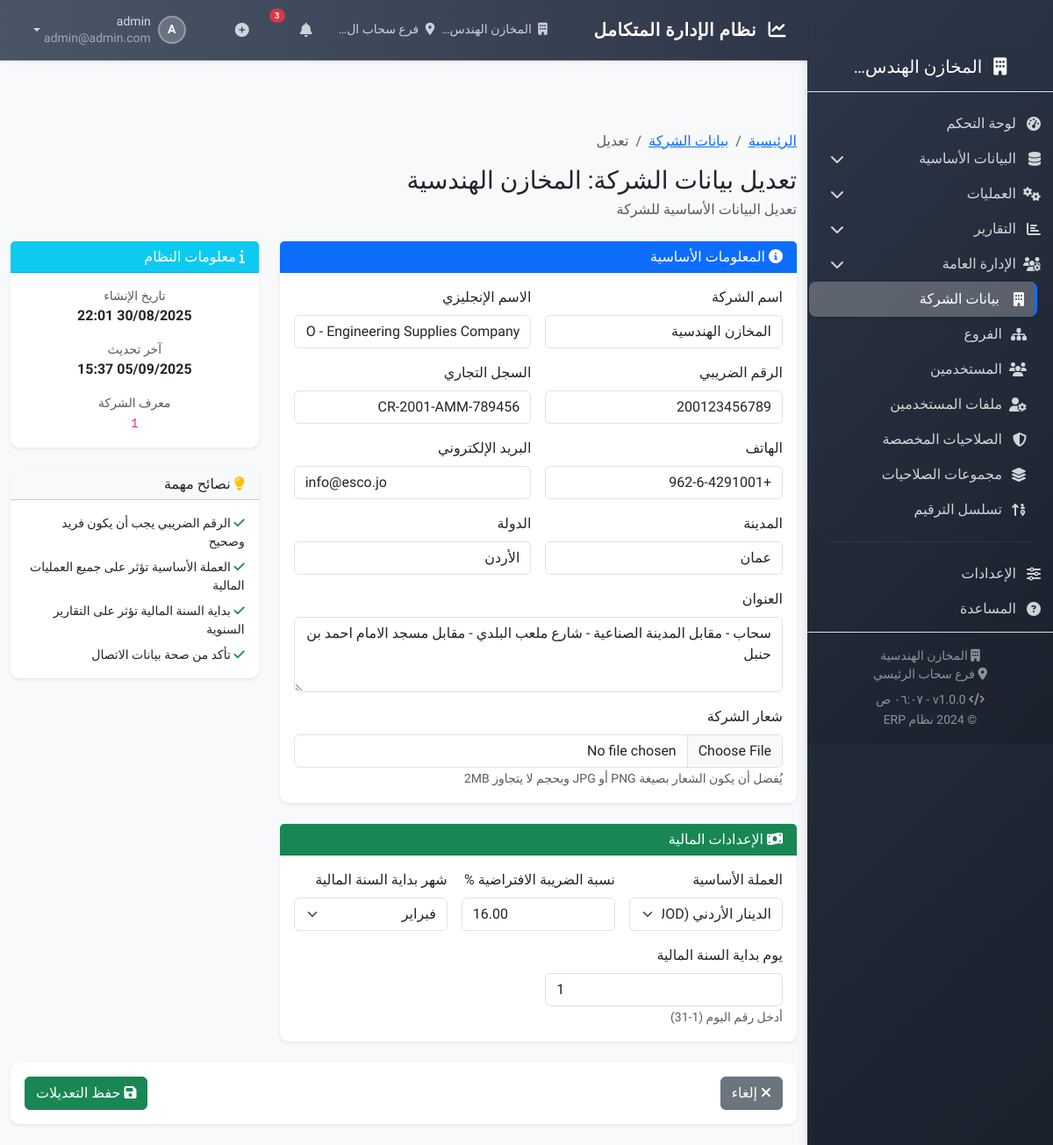
The page /company/update/ (signed in) on the database as committed earlier.
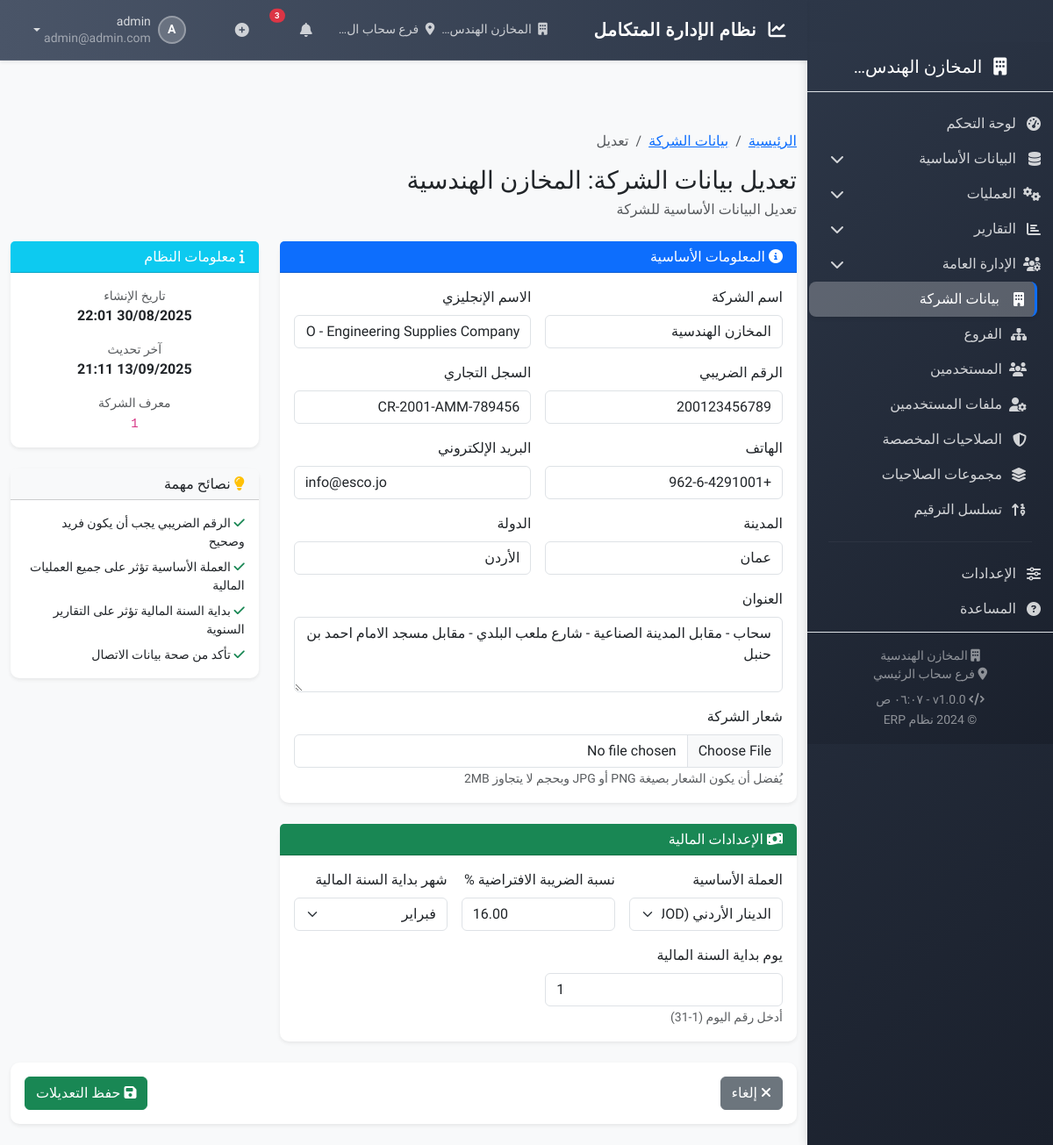
The same page on the database as committed later.
### apps/core/models.py (models this page shows, shortened)
class Company(models.Model):
    name = models.CharField(_('اسم الشركة'), max_length=200)
    name_en = models.CharField(_('الاسم بالإنجليزية'), max_length=200)
    tax_number = models.CharField(_('الرقم الضريبي'), max_length=50, unique=True)
    commercial_register = models.CharField(_('السجل التجاري'), max_length=50, blank=True)
    phone = models.CharField(_('الهاتف'), max_length=20)
    email = models.EmailField(_('البريد الإلكتروني'))
    address = models.TextField(_('العنوان'))
    city = models.CharField(_('المدينة'), max_length=50)
    country = models.CharField(_('الدولة'), max_length=50, default='الأردن')
    logo = models.ImageField(_('الشعار'), upload_to='company_logos/', blank=True)
    fiscal_year_start_month = models.IntegerField(_('شهر بداية السنة المالية'), default=1,
                                                  validators=[MinValueValidator(1), MaxValueValidator(12)])
    fiscal_year_start_day = models.IntegerField(_('يوم بداية السنة المالية'), default=1,
                                                validators=[MinValueValidator(1), MaxValueValidator(31)])
    base_currency = models.ForeignKey(Currency, on_delete=models.PROTECT, verbose_name=_('العملة الأساسية'),
                                      related_name='companies')
    default_tax_rate = models.DecimalField(_('نسبة الضريبة الافتراضية %'), max_digits=5, decimal_places=2, default=16.0)
    is_active = models.BooleanField(_('نشطة'), default=True)
    created_at = models.DateTimeField(auto_now_add=True)
    updated_at = models.DateTimeField(auto_now=True)
    class Meta:
        verbose_name = _('شركة')
        verbose_name_plural = _('الشركات')

### apps/core/views/company_views.py (the view, shortened to what this page needs)
# urls.py: path('company/update/', views.CompanyUpdateView.as_view(), name='company_update'),
class CompanyUpdateView(LoginRequiredMixin, PermissionRequiredMixin, AuditLogMixin, UpdateView):
    model = Company
    form_class = CompanyForm
    template_name = 'core/company/company_form.html'
    permission_required = 'core.change_company'
    success_url = reverse_lazy('core:company_detail')
    def get_object(self):
        if hasattr(self.request, 'current_company') and self.request.current_company:
            return self.request.current_company
        elif hasattr(self.request.user, 'company') and self.request.user.company:
            return self.request.user.company
        else:
            return get_object_or_404(Company, is_active=True)
    def get_form_kwargs(self):
        kwargs = super().get_form_kwargs()
        kwargs['request'] = self.request
        return kwargs
    def get_context_data(self, **kwargs):
        context = super().get_context_data(**kwargs)
        context.update({
            'title': _('تعديل بيانات الشركة: %(name)s') % {'name': self.object.name},
            'breadcrumbs': [
                {'title': _('الرئيسية'), 'url': reverse('core:dashboard')},
                {'title': _('بيانات الشركة'), 'url': reverse('core:company_detail')},
                {'title': _('تعديل'), 'url': ''}
            ],
            'submit_text': _('حفظ التعديلات'),
            'cancel_url': reverse('core:company_detail'),
            'is_update': True,
        })
        return context

### apps/core/context_processors.py (called while the page is built)
def system_settings(request):
    return {
        'SYSTEM_NAME': 'نظام ERP',
        'SYSTEM_VERSION': '1.0.0',
        'COMPANY_NAME': request.current_company.name if hasattr(request, 'current_company') and request.current_company else '',
        'BRANCH_NAME': request.current_branch.name if hasattr(request, 'current_branch') and request.current_branch else '',
        'CURRENCY': 'د.أ',  # الدينار الأردني
    }

### apps/core/models.py (called while the page is built, shortened)
    def __str__(self):
        return f"{self.name} ({self.code})"

    def can_access_branch(self, branch):
        if self.is_superuser:
            return True

### apps/core/templates/core/company/company_form.html (shortened to what the changed rows need)
{% extends 'base/base.html' %}
{% load i18n static widget_tweaks %}
{% block content %}
<div class="container-fluid py-4">
    <div class="d-flex justify-content-between align-items-center mb-4">
        <div>
            <h1 class="h3 mb-1">{{ title }}</h1>
        </div>
    </div>
    <form method="post" enctype="multipart/form-data" class="needs-validation" novalidate>
        <div class="row">
            <div class="col-lg-8">
                <div class="card shadow-sm mb-4">
                    <div class="card-body">
                        <div class="row g-3">
                            <div class="col-md-6">
                                <label class="form-label required">{% trans "اسم الشركة" %}</label>
                                {{ form.name|add_class:"form-control" }}
                            </div>
                            <div class="col-md-6">
                                <label class="form-label">{% trans "الاسم الإنجليزي" %}</label>
                                {{ form.name_en|add_class:"form-control" }}
                            </div>
                            <div class="col-md-6">
                                <label class="form-label required">{% trans "الرقم الضريبي" %}</label>
                                {{ form.tax_number|add_class:"form-control" }}
                            </div>
                            <div class="col-md-6">
                                <label class="form-label">{% trans "السجل التجاري" %}</label>
                                {{ form.commercial_register|add_class:"form-control" }}
                            </div>
                            <div class="col-md-6">
                                <label class="form-label required">{% trans "الهاتف" %}</label>
                                {{ form.phone|add_class:"form-control" }}
                            </div>
                            <div class="col-md-6">
                                <label class="form-label required">{% trans "البريد الإلكتروني" %}</label>
                                {{ form.email|add_class:"form-control" }}
                            </div>
                            <div class="col-md-6">
                                <label class="form-label">{% trans "المدينة" %}</label>
                                {{ form.city|add_class:"form-control" }}
                            </div>
                            <div class="col-md-6">
                                <label class="form-label">{% trans "الدولة" %}</label>
                                {{ form.country|add_class:"form-control" }}
                            </div>
                            <div class="col-12">
                                <label class="form-label">{% trans "العنوان" %}</label>
                                {{ form.address|add_class:"form-control" }}
                            </div>
                            <div class="col-12">
                                <label class="form-label">{% trans "شعار الشركة" %}</label>
                                {{ form.logo|add_class:"form-control" }}
                                <small class="form-text text-muted">
                                    {% trans "يُفضل أن يكون الشعار بصيغة PNG أو JPG وبحجم لا يتجاوز 2MB" %}
                                </small>
                            </div>
                        </div>
                    </div>
                </div>
                <div class="card shadow-sm mb-4">
                    <div class="card-body">
                        <div class="row g-3">
                            <div class="col-md-4">
                                <label class="form-label required">{% trans "العملة الأساسية" %}</label>
                                {{ form.base_currency|add_class:"form-select" }}
                            </div>
                            <div class="col-md-4">
                                <label class="form-label">{% trans "نسبة الضريبة الافتراضية %" %}</label>
                                {{ form.default_tax_rate|add_class:"form-control" }}
                            </div>
                            <div class="col-md-4">
                                <label class="form-label">{% trans "شهر بداية السنة المالية" %}</label>
                                {{ form.fiscal_year_start_month|add_class:"form-select" }}
                            </div>
                            <div class="col-md-6">
                                <label class="form-label">{% trans "يوم بداية السنة المالية" %}</label>
                                {{ form.fiscal_year_start_day|add_class:"form-control" }}
                                <small class="form-text text-muted">
                                    {% trans "أدخل رقم اليوم (1-31)" %}
                                </small>
                            </div>
                        </div>
                    </div>
                </div>
            </div>
            <div class="col-lg-4">
                <div class="card shadow-sm mb-4">
                    <div class="card-body">
                        <div class="row g-3">
                            <div class="col-12 text-center">
                                <small class="text-muted d-block">{% trans "تاريخ الإنشاء" %}</small>
                                <strong>{{ form.instance.created_at|date:"d/m/Y H:i" }}</strong>
                            </div>
                            <div class="col-12 text-center">
                                <small class="text-muted d-block">{% trans "آخر تحديث" %}</small>
                                <strong>{{ form.instance.updated_at|date:"d/m/Y H:i" }}</strong>
                            </div>
                            <div class="col-12 text-center">
                                <small class="text-muted d-block">{% trans "معرف الشركة" %}</small>
                                <code>{{ form.instance.id }}</code>
                            </div>
                        </div>
                    </div>
                </div>
            </div>
        </div>
    </form>
</div>
{% endblock %}

### templates/includes/sidebar.html (shortened to what the changed rows need)
{% load i18n static %}
<div class="sidebar-wrapper">
    <div class="sidebar-header p-3 text-center border-bottom">
        <h5 class="text-white mb-0">
            <i class="fas fa-building me-2"></i>
            {% if request.current_company %}
                {{ request.current_company.name|truncatechars:15 }}
            {% else %}
                {% trans "نظام الإدارة" %}
            {% endif %}
        </h5>
    </div>
    <div class="sidebar-footer p-3 mt-auto border-top">
        <div class="text-center text-white-50">
            {% if request.current_company %}
            <small class="d-block"><i class="fas fa-building"></i> {{ request.current_company.name|truncatechars:20 }}</small>
            {% endif %}
            {% if request.current_branch %}
            <small class="d-block"><i class="fas fa-map-marker-alt"></i> {{ request.current_branch.name|truncatechars:20 }}</small>
            {% endif %}
            <small class="d-block mt-2">
                <i class="fas fa-code"></i> v1.0.0 -
                <span id="currentTime"></span>
            </small>
            <small>&copy; 2024 {% trans "نظام ERP" %}</small>
        </div>
    </div>
</div>

### templates/includes/navbar.html (shortened to what this page needs)
{% load i18n %}
<nav class="navbar navbar-expand-lg navbar-custom shadow-sm">
    <div class="container-fluid px-4">
        <div class="d-flex align-items-center">
            <h5 class="navbar-brand mb-0 text-white">
                <i class="fas fa-chart-line me-2"></i>
                {% trans "نظام الإدارة المتكامل" %}
            </h5>
        </div>
        <div class="navbar-nav ms-auto d-flex flex-row align-items-center">
            {% if user.is_authenticated %}
                <div class="nav-item me-3">
                    <div class="d-flex align-items-center text-white-75">
                        {% if request.current_company %}
                            <small>
                                <i class="fas fa-building me-1"></i>
                                {{ request.current_company.name|truncatechars:15 }}
                            </small>
                        {% endif %}
                        {% if request.current_branch %}
                            <small class="ms-2">
                                <i class="fas fa-map-marker-alt me-1"></i>
                                {{ request.current_branch.name|truncatechars:12 }}
                            </small>
                        {% endif %}
                    </div>
                </div>
                <div class="nav-item dropdown me-3">
                    <a class="nav-link position-relative text-white-75 hover-white" href="#" role="button" data-bs-toggle="dropdown">
                        <i class="fas fa-bell"></i>
                        <span class="position-absolute top-0 start-100 translate-middle badge rounded-pill bg-danger">
                            3
                        </span>
                    </a>
                </div>
                <div class="nav-item dropdown me-3">
                    <a class="nav-link text-white-75 hover-white" href="#" role="button" data-bs-toggle="dropdown">
                        <i class="fas fa-plus-circle"></i>
                    </a>
                </div>
                <div class="nav-item dropdown">
                    <a class="nav-link dropdown-toggle d-flex align-items-center text-white hover-white" href="#" role="button" data-bs-toggle="dropdown">
                        <div class="user-avatar me-2">
                            <span>{{ user.first_name.0|default:user.username.0|upper }}</span>
                        </div>
                        <div class="user-info d-none d-md-block">
                            <small class="d-block">{{ user.get_full_name|default:user.username }}</small>
                            <small class="text-white-50">{{ user.email|truncatechars:20 }}</small>
                        </div>
                    </a>
                </div>
            {% endif %}
        </div>
    </div>
</nav>

Rows that differ between the two databases and show on the page:
changed Company "المخازن الهندسية": instance.updated_at "05/09/2025 15:37" → "13/09/2025 21:11"
